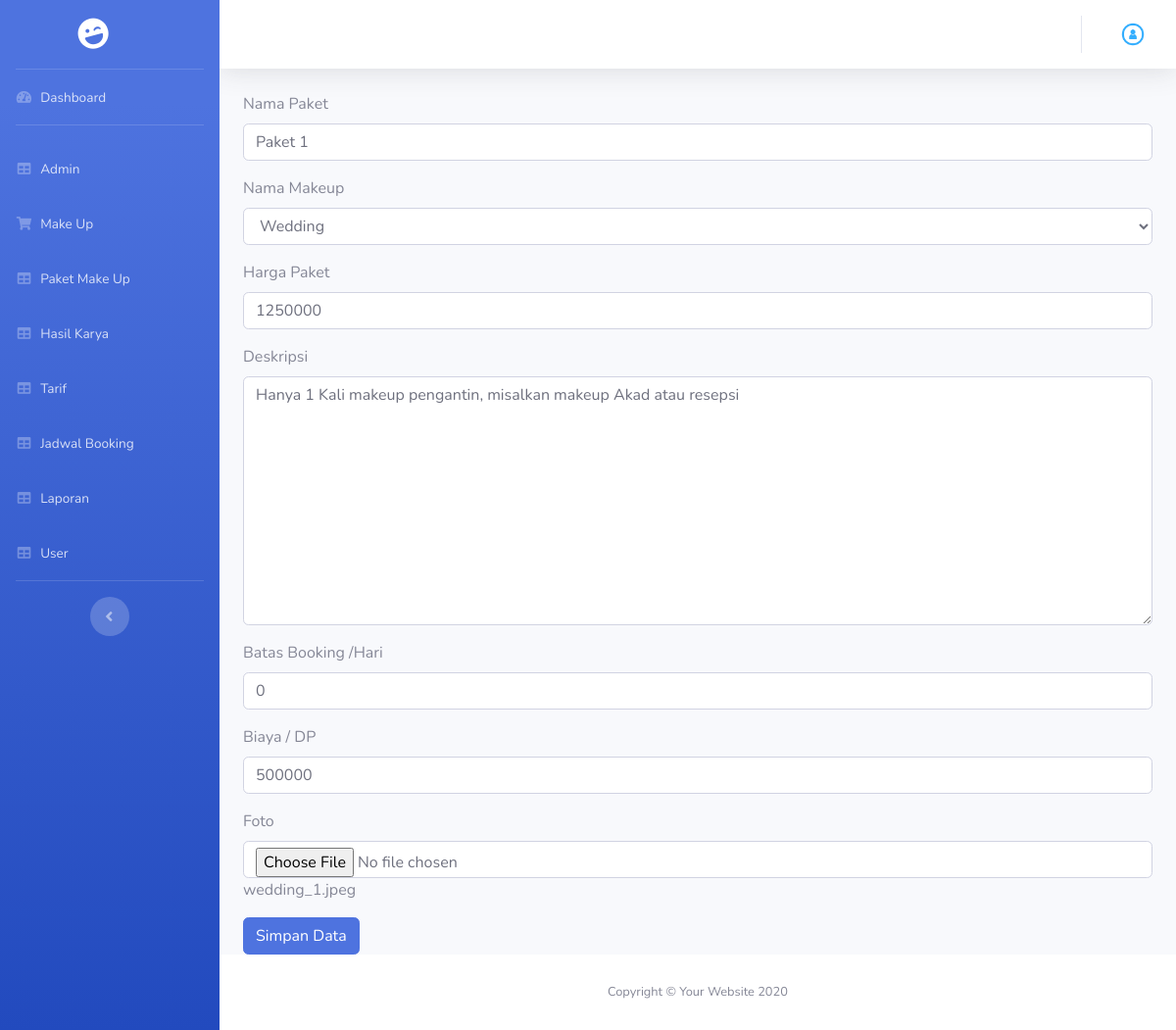
/admin/paket_edit/4, run on an earlier commit of the app's database.
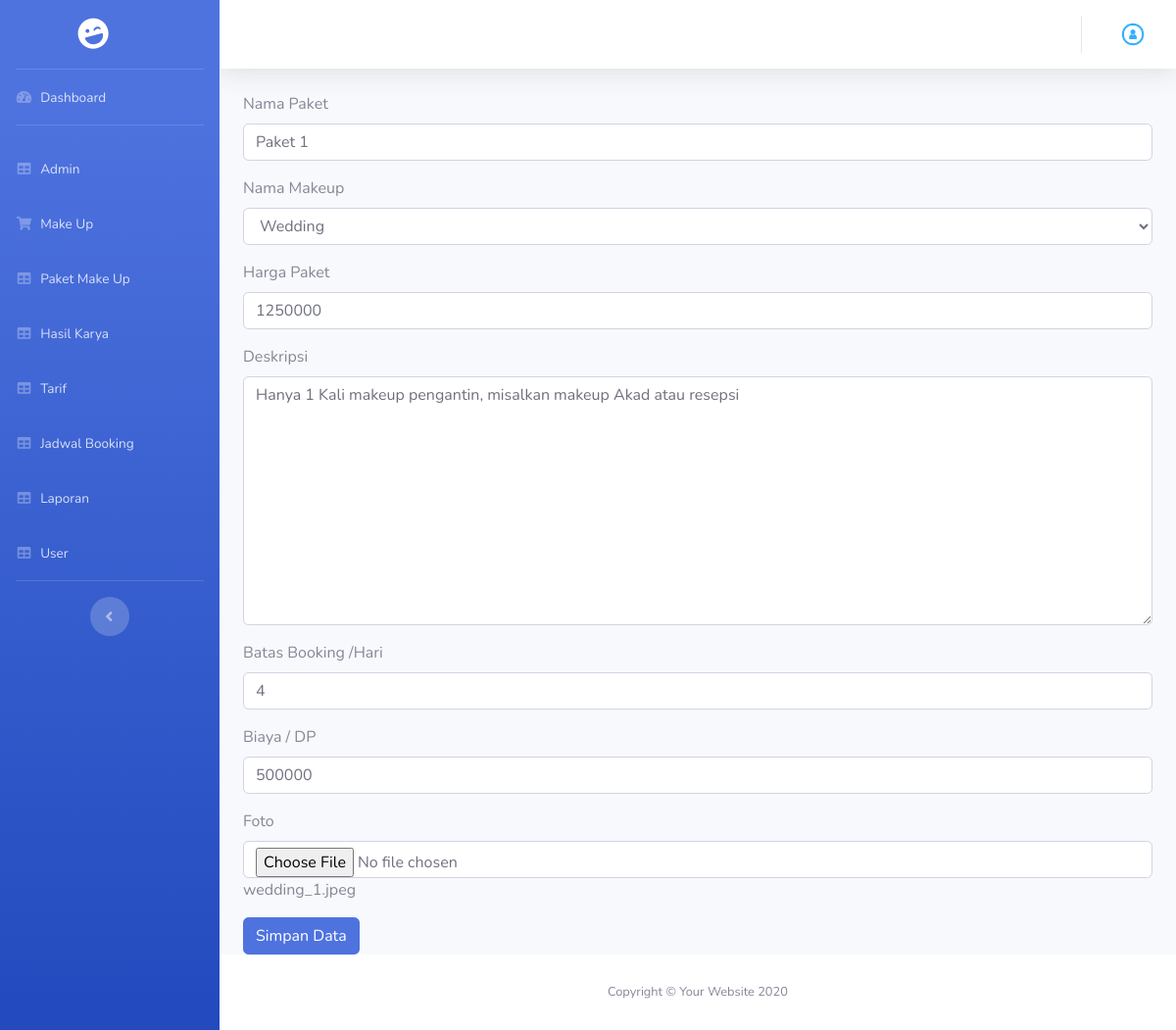
And on a later commit of the database.
### tables this page shows
CREATE TABLE `tb_paket_makeup` (
  `id_paket` int(11) NOT NULL AUTO_INCREMENT,
  `id_makeup` int(11) NOT NULL,
  `nm_paket` varchar(100) NOT NULL,
  `harga_paket` int(11) NOT NULL,
  `deskripsi` text,
  `batas_booking_per_hari` int(11) NOT NULL,
  `biaya_dp` int(11) NOT NULL,
  `foto` text NOT NULL,
  PRIMARY KEY (`id_paket`)
);

### application/core/MY_Controller.php (called while the page is built, shortened)
<?php
class MY_Controller extends CI_Controller
{
	public function view_backend($view, $data = null)
	{
		$this->load->view('admin/templateBackend/header');
		$this->load->view('admin/templateBackend/sidebar');
		$this->load->view($view, $data);
		$this->load->view('admin/templateBackend/footer');
	}
}

### application/controllers/admin/Paket_Makeup.php (called while the page is built, shortened)
<?php
class Paket_Makeup extends MY_Controller
{
  public function paket_edit($id)
  {
    $data['paket_makeup'] = $this->paketMakeupModel->getById($id);
    $data['makeup'] = $this->makeupModel->getAll();
    $this->view_backend('admin/paket_makeup/paket_edit', $data);
  }
}

### index.php (called while the page is built, shortened)
<?php
require_once BASEPATH.'core/CodeIgniter.php';

### application/models/Backend/Paket_Makeup_Model.php (called while the page is built, shortened)
<?php defined('BASEPATH') or exit('No direct script access allowed');
class Paket_Makeup_Model extends CI_Model
{
	public function getById($id)
	{
		return $this->db->query("Select
        tb_paket_makeup.id_paket,
        tb_paket_makeup.id_makeup,
        tb_paket_makeup.nm_paket,
        tb_paket_makeup.harga_paket,
        tb_paket_makeup.deskripsi,
        tb_paket_makeup.biaya_dp,
        tb_paket_makeup.foto,
        tb_paket_makeup.batas_booking_per_hari,
        tb_makeup.nm_makeup
    From
        tb_paket_makeup Join
        tb_makeup On tb_paket_makeup.id_makeup = tb_makeup.id_makeup Where tb_paket_makeup.id_paket='$id'")->result();
	}
}

### application/models/Backend/Makeup_Model.php (called while the page is built, shortened)
<?php defined('BASEPATH') or exit('No direct script access allowed');
class Makeup_Model extends CI_Model
{
    private $_table = "tb_makeup";
    public function getAll()
    {
        return $this->db->get($this->_table)->result();
    }
}

### application/views/admin/paket_makeup/paket_edit.php (the view, shortened to what this page needs)
<div class="container">
    <?php foreach ($paket_makeup as $pm) : ?>
        <form action="<?php echo base_url('admin/paket_edit_aksi') ?>" method="POST" enctype="multipart/form-data">
            <div class="form-group">
                <label for="">Nama Paket</label>
                <input type="text" name="nm_paket" class="form-control" value="<?php echo $pm->nm_paket ?>">
            </div>
            <div class="form-group">
                <label for="">Nama Makeup</label>
                <select name="id_makeup" id="id_makeup" class="form-control">
                    <?php foreach ($makeup as $mu) : ?>
                        <option value="<?php echo $mu->id_makeup ?>"><?php echo $mu->nm_makeup ?></option>
                    <?php endforeach; ?>
                </select>
            </div>
            <div class="form-group">
                <label for="">Harga Paket</label>
                <input type="text" name="harga_paket" class="form-control" value="<?php echo $pm->harga_paket ?>">
            </div>
            <div class="form-group">
                <label for="">Deskripsi</label>
                <textarea name="deskripsi" id="" cols="30" rows="10" class="form-control"><?php echo $pm->deskripsi ?></textarea>
            </div>
            <div class="form-group">
                <label for="">Batas Booking /Hari</label>
                <input type="text" name="batas_booking_per_hari" class="form-control" value="<?php echo $pm->batas_booking_per_hari ?>">
            </div>
            <div class="form-group">
                <label for="">Biaya / DP</label>
                <input type="text" name="biaya_dp" class="form-control" value="<?php echo $pm->biaya_dp ?>">
            </div>
            <div class="form-group">
                <label for="">Foto</label>
                <input type="file" name="foto" class="form-control">
                <?php echo $pm->foto ?>
            </div>
            <button class="btn btn-primary" type="submit">Simpan Data</button>
        </form>
    <?php endforeach; ?>
</div>

What changed in the data, as far as the page shows it:
changed tb_paket_makeup "wedding_1.jpeg": batas_booking_per_hari "0" → "4"
